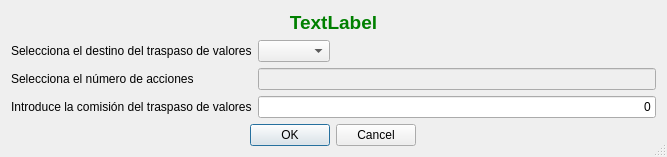
<?xml version="1.0" encoding="UTF-8"?>
<ui version="4.0">
 <class>frmTraspasoValores</class>
 <widget class="QDialog" name="frmTraspasoValores">
  <property name="geometry">
   <rect>
    <x>0</x>
    <y>0</y>
    <width>667</width>
    <height>157</height>
   </rect>
  </property>
  <property name="windowTitle">
   <string>Traspaso de valores</string>
  </property>
  <property name="windowIcon">
   <iconset resource="../images/xulpymoney.qrc">
    <normaloff>:/xulpymoney/transfer.png</normaloff>:/xulpymoney/transfer.png</iconset>
  </property>
  <property name="sizeGripEnabled">
   <bool>true</bool>
  </property>
  <layout class="QHBoxLayout" name="horizontalLayout">
   <item>
    <layout class="QVBoxLayout" name="verticalLayout">
     <item>
      <widget class="QLabel" name="lbl">
       <property name="font">
        <font>
         <pointsize>14</pointsize>
         <weight>75</weight>
         <bold>true</bold>
        </font>
       </property>
       <property name="styleSheet">
        <string notr="true">color: rgb(0, 128, 0);</string>
       </property>
       <property name="text">
        <string>TextLabel</string>
       </property>
       <property name="alignment">
        <set>Qt::AlignCenter</set>
       </property>
      </widget>
     </item>
     <item>
      <layout class="QFormLayout" name="formLayout">
       <property name="fieldGrowthPolicy">
        <enum>QFormLayout::ExpandingFieldsGrow</enum>
       </property>
       <item row="0" column="1">
        <widget class="QComboBox" name="combo"/>
       </item>
       <item row="0" column="0">
        <widget class="QLabel" name="lblCombo">
         <property name="text">
          <string>Selecciona el destino del traspaso de valores</string>
         </property>
        </widget>
       </item>
       <item row="1" column="0">
        <widget class="QLabel" name="lblNumero">
         <property name="text">
          <string>Selecciona el número de acciones</string>
         </property>
        </widget>
       </item>
       <item row="1" column="1">
        <widget class="myQLineEdit" name="txtAcciones">
         <property name="enabled">
          <bool>false</bool>
         </property>
         <property name="alignment">
          <set>Qt::AlignRight|Qt::AlignTrailing|Qt::AlignVCenter</set>
         </property>
        </widget>
       </item>
       <item row="2" column="0">
        <widget class="QLabel" name="lblComisionLabel">
         <property name="text">
          <string>Introduce la comisión del traspaso de valores</string>
         </property>
        </widget>
       </item>
       <item row="2" column="1">
        <widget class="myQLineEdit" name="txtComision">
         <property name="text">
          <string>0</string>
         </property>
         <property name="alignment">
          <set>Qt::AlignRight|Qt::AlignTrailing|Qt::AlignVCenter</set>
         </property>
        </widget>
       </item>
      </layout>
     </item>
     <item alignment="Qt::AlignHCenter">
      <widget class="QDialogButtonBox" name="buttons">
       <property name="standardButtons">
        <set>QDialogButtonBox::Cancel|QDialogButtonBox::Ok</set>
       </property>
      </widget>
     </item>
    </layout>
   </item>
  </layout>
 </widget>
 <customwidgets>
  <customwidget>
   <class>myQLineEdit</class>
   <extends>QLineEdit</extends>
   <header location="global">myqlineedit</header>
  </customwidget>
 </customwidgets>
 <resources>
  <include location="../images/xulpymoney.qrc"/>
 </resources>
 <connections/>
</ui>
